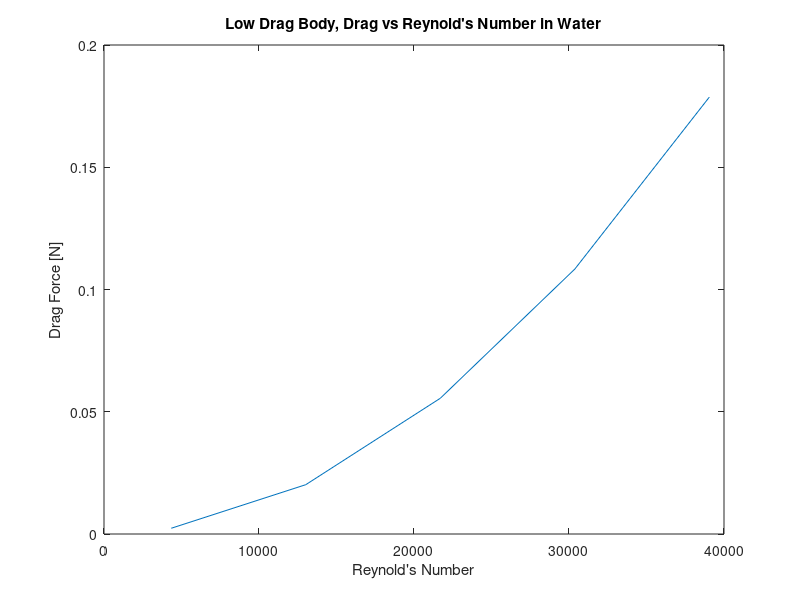
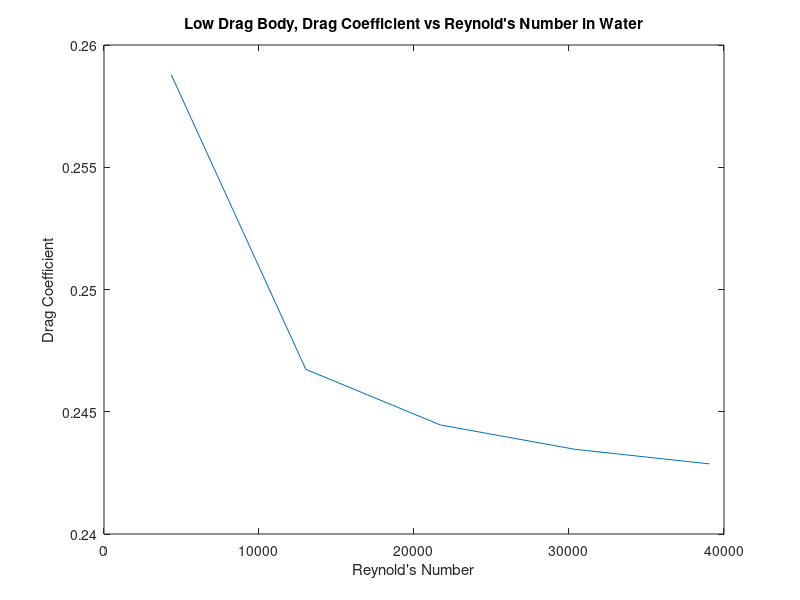

MATLAB code for these plots, in order:
A = pi*(25/1000)^2; % frontal area, m2
l = 50/1000; % characteristic length (diameter), m
V = [0.09634094278, 0.2890228283, 0.4817047139, 0.6743865995, 0.867068485]; % water speeds, m/s

Fdld = [0.002351, 0.020174, 0.055522, 0.10838, 0.17872] % low drag


rho = 997; % density of water, kg/m3
nu = 1.11e-6; % nu of water

%Fd2 = 0.5*rho*V.^2*0.82*A % find theoretical values

Re = l*V/nu % reynolds number
Cdld = 2*Fdld ./ (rho*A*V.^2) % drag coeff



figure(1)

plot(Re, Fdld)
title("Low Drag Body, Drag vs Reynold's Number in Water")
xlabel("Reynold's Number")
ylabel("Drag Force [N]")

figure(2)

plot(Re, Cdld)
title("Low Drag Body, Drag Coefficient vs Reynold's Number in Water")
xlabel("Reynold's Number")
ylabel("Drag Coefficient")